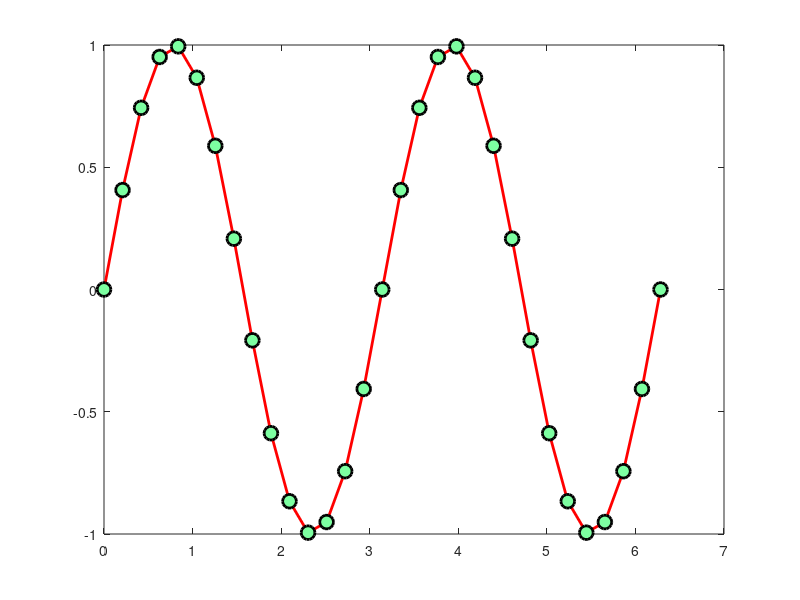

MATLAB code for this plot:
clear all
close all
clc



t=0:pi/15:2*pi;

plot(t,sin(2*t),'-ro',...
    'LineWidth',2,...
    'MarkerEdgeColor','k',...
    'MarkerFaceColor',[0.49 1 0.63],...
    'MarkerSize',10)

